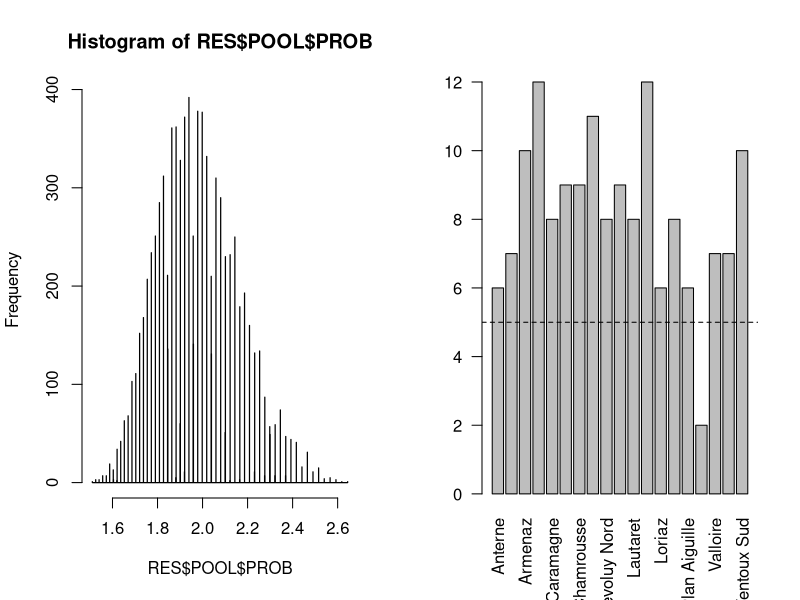
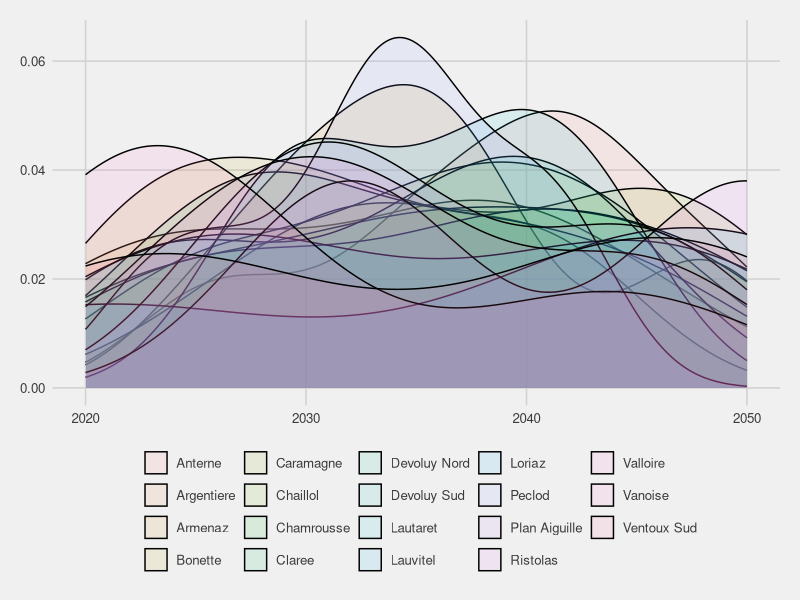
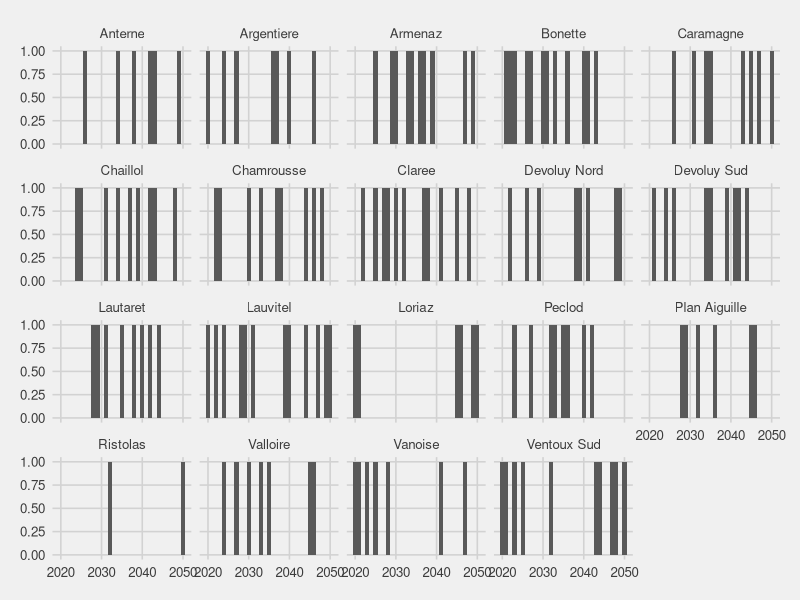

R code for these plots, in order:

##' ---
##' title: R script to define ORCHAMP sampling plan
##' output:
##'   html_document:
##'     toc: true
##' ---

##' Step 1: 
##' 
##' Step 2:
##'  

rm(list=ls())

## make this document cache friendly
knitr::opts_chunk$set(cache=TRUE)

## load required libraries
library(foreach)
library(reshape2)
library(ggplot2)
library(ggthemes)

##' ###################################################################################################################################
##' # DEFINING PARAMETERS
##' ###################################################################################################################################

sites.names = c("Anterne", "Argentiere", "Armenaz", "Bonette", "Caramagne", "Chaillol", "Chamrousse",
                "Claree", "Devoluy Nord", "Devoluy Sud", "Lautaret", "Lauvitel", "Loriaz",
                "Peclod", "Plan Aiguille", "Ristolas", "Valloire", "Vanoise", "Ventoux Sud")

year.start = 2020
year.end = 2050
samp.no_sites = 5

constraint.CBNA = c("Argentiere", "Armenaz", "Caramagne", "Chamrousse",
                    "Devoluy Nord", "Devoluy Sud", "Loriaz",
                    "Peclod", "Ristolas", "Vanoise")
constraint.PNE = c("Chaillol", "Lauvitel", "Plan Aiguille")
constraint.SAJF = c("Claree", "Lautaret", "Valloire")
constraint.CBNMED = c("Ventoux Sud", "Bonette")
constraint.no_sites_max = 3
## Chaillol : plusieurs contributeurs ?

comb.sites.2 = t(combn(sites.names, 2))
comb.sites.2 = paste0(comb.sites.2[,1], "_", comb.sites.2[,2])
constraint.notTogether = comb.sites.2[grep("Anterne", comb.sites.2)[1]]

noXYears = 3
noSuccYears = 3
prob.increase.sampXYears = 1.01
prob.decrease.sampThisYear = 0.99
prob.decrease.sampSuccYears = 0.8

## --------------------------------------------------------------------------
## NOTHING TO CHANGE BELOW !!!
sites.no = length(sites.names)

samp.years = seq(year.start, year.end, 1)
samp.no_years = length(samp.years)

comb.ALL = as.data.frame(t(combn(x = sites.names, m = samp.no_sites)))
colnames(comb.ALL) = paste0("SITE_", 1:ncol(comb.ALL))

## Remove combinations for number constraints
constraint.list = list(constraint.CBNA, constraint.PNE, constraint.SAJF)
for(con in constraint.list)
{
  no_sites_inConstraint = apply(comb.ALL, 1, function(x){ sum(x %in% con)})
  comb.ALL = comb.ALL[which(no_sites_inConstraint <= constraint.no_sites_max),]
}
## Remove combinations for association constraints
for(con in constraint.notTogether)
{
  con = strsplit(con, "_")[[1]]
  no_sites_inConstraint = apply(comb.ALL, 1, function(x){ sum(x %in% con)})
  comb.ALL = comb.ALL[which(no_sites_inConstraint < length(con)),]
}

comb.ALL.vec = apply(comb.ALL, 1, function(x) paste0(x, collapse = "_"))

##' ###################################################################################################################################
##' # DEFINING SAMPLING FUNCTION 
##' ###################################################################################################################################

# SEL_SITE = function(ye, pool)
# {
#   sites.sel = sample(x = pool, size = 1)
#   sites = strsplit(as.character(sites.sel), "_")[[1]]
#   res = data.frame(YEAR = ye, SITE = sites)
#   
#   if (ye < year.end)
#   {
#     tmp = foreach(mm = 4:samp.no_sites) %do%
#     {
#       combi = as.data.frame(t(combn(x = sites, m = 3)))
#       colnames(combi) = paste0("SITE_", 1:ncol(combi))
#       inds = apply(combi, 1, function(x) {
#         inds = sapply(x, function(y) grep(y, comb.ALL.vec))
#         ind_inter = intersect(inds[[1]], inds[[2]])
#         ind_inter = intersect(ind_inter, inds[[3]])
#         return(ind_inter)
#       })
#       return(unique(unlist(inds)))
#     }
#     tmp = unique(unlist(tmp))
#     pool_bis = comb.ALL.vec[-tmp]
#     
#     return(rbind(res,SEL_SITE(ye + 1, pool = pool_bis)))
#   } else 
#   {
#     return(res)
#   }
# }
# 
# SEL_SITE(ye = year.end, pool = comb.ALL.vec)
# SEL_SITE(ye = year.end - 1, pool = comb.ALL.vec)
# RES = SEL_SITE(ye = year.start, pool = comb.ALL.vec)
# 
# barplot(table(RES$SITE), las = 2)
# abline(h = 5, lty = 2)
# 
# ggplot(RES, aes(YEAR, fill = SITE)) +
#   scale_fill_discrete("") +
#   geom_density(alpha = 0.1) +
#   theme_fivethirtyeight()

##' ###################################################################################################################################
##' # DEFINING SAMPLING FUNCTION 
##' ###################################################################################################################################

## Apply sampling function for each required year
FUN_SELECT_sites = function(ye, pool)
{
  cat("\n\n ==> SELECTION FOR YEAR", ye)
  # cat("\n 1. Sites selection...")
  sites.sel = sample(x = pool$COMB[which(pool$AVAIL == 1)]
                     , size = 1
                     , prob = pool$PROB[which(pool$AVAIL == 1)])
  sites = strsplit(as.character(sites.sel), "_")[[1]]
  
  ## If first year of sampling,
  if (ye == year.start)
  {
    samp.sites_tab$LAST_YEAR = ye - 1
  }
  
  ## --------------------------------------------------------------------------
  ## FOR ALL AVAILABLE SITES
  # cat("\n 2. Update of site informations...")
  for(si in samp.sites_tab$SITE)
  {
    ind_si = which(samp.sites_tab$SITE == si)
    
    ## Is the site selected this year ? ---------------------------------------
    if (si %in% sites)
    {
      ## Get all the combinations in which the site is present
      ind = grep(si, pool.GLOB$COMB)
      
      ## Record this year as the last year of sampling
      samp.sites_tab$LAST_YEAR[ind_si] = ye
      
      ## Keep track of number of previous successive sampling : +1
      samp.sites_tab$NB_YEAR_SUCC[ind_si] = samp.sites_tab$NB_YEAR_SUCC[ind_si] + 1
      
      ## Reduce probability of sampling the site next year
      ## if the site has already been sampled for the last X successive years
      if (samp.sites_tab$NB_YEAR_SUCC[ind_si] >= noSuccYears)
      {
        pool$PROB[ind] = pool$PROB[ind] * prob.decrease.sampSuccYears
      } else ## Anyway, reduce probability of sampling the site next year
      {
        pool$PROB[ind] = pool$PROB[ind] * prob.decrease.sampThisYear
      }
    } else ## Otherwise -------------------------------------------------------
    {
      ## Keep track of number of previous successive sampling : 0
      samp.sites_tab$NB_YEAR_SUCC[ind_si] = 0
      
      ## Increase probability of sampling next year
      ## if the site has not been sampled for more than X years
      if((ye - samp.sites_tab$LAST_YEAR[ind_si]) > noXYears)
      {
        ind = grep(si, pool$COMB)
        pool$PROB[ind] = pool$PROB[ind] * prob.increase.sampXYears
      }
    }
  }
  
  ## --------------------------------------------------------------------------
  ## RESULTS
  res = data.frame(YEAR = ye, SITE = sites)
  if(ye < year.end)
  {
    # cat("\n 3. Removal of site combinations...")
    # pool.GLOB = data.frame(COMB = comb.ALL.vec
    #                        , PROB = rep(1, length(comb.ALL.vec))
    #                        , AVAIL = rep(1, length(comb.ALL.vec)))
    # pool = pool.GLOB
    # sites.sel = sample(x = pool$COMB[which(pool$AVAIL == 1)]
    #                    , size = 1
    #                    , prob = pool$PROB[which(pool$AVAIL == 1)])
    # sites = strsplit(as.character(sites.sel), "_")[[1]]

    ## SOLUTION 1
    # proc.time()
    # combiToRemove = foreach(mm = 4:samp.no_sites) %do%
    # {
    #   combi = as.data.frame(t(combn(x = sites, m = 3)))
    #   colnames(combi) = paste0("SITE_", 1:ncol(combi))
    #   inds = apply(combi, 1, function(x) {
    #     inds = sapply(x, function(y) grep(y, comb.ALL.vec))
    #     ind_inter = intersect(inds[[1]], inds[[2]])
    #     ind_inter = intersect(ind_inter, inds[[3]])
    #     return(ind_inter)
    #   })
    #   return(unique(unlist(inds)))
    # }
    # combiToRemove = unique(unlist(combiToRemove))
    # proc.time()
    # 
    # ## SOLUTION 2
    # proc.time()
    # nb.si.inComb = sapply(comb.ALL.vec, function(x)
    # {
    #   tmp = sapply(sites, function(y) regexpr(y,x))
    #   tmp = ifelse(tmp > (-1), 1, 0)
    #   sum(tmp)
    # })
    # combiToRemove = which(nb.si.inComb >= 4)
    # proc.time()
    
    ## SOLUTION 3
    # DF_sites_in_comb = foreach(si = sites.names, .combine = 'cbind') %do%
    # {
    #   sapply(comb.ALL.vec, function(x) length(grep(si, x)))
    # }
    # colnames(DF_sites_in_comb) = sites.names
    # head(DF_sites_in_comb)
    combiToRemove = which(colSums(t(comb.ALL.bin[, sites])) >= 4)
    
    pool$AVAIL = 1
    pool$AVAIL[combiToRemove] = 0
    
    res_bis = FUN_SELECT_sites(ye = ye + 1, pool = pool)
    return(list(SEL = rbind(res, res_bis$SEL), POOL = res_bis$POOL))
  } else
  {
    return(list(SEL = res, POOL = pool))
  }
}

## --------------------------------------------------------------------------
## Initialize table to store for each site :
##  last year of sampling
##  number of successive sampling
samp.sites_tab = data.frame(SITE = sites.names, LAST_YEAR = 0, NB_YEAR_SUCC = 0)

## Initialize table to store each possible combination of sites
## and probability of each combination
pool.GLOB = data.frame(COMB = comb.ALL.vec
                       , PROB = rep(1, length(comb.ALL.vec))
                       , AVAIL = rep(1, length(comb.ALL.vec)))

## Transform combinations into binary matrix
comb.ALL.bin = foreach(si = sites.names, .combine = 'cbind') %do%
{
  sapply(comb.ALL.vec, function(x) length(grep(si, x)))
}
colnames(comb.ALL.bin) = sites.names

# RES = FUN_SELECT_sites(ye = year.end, pool = pool.GLOB)
# RES = FUN_SELECT_sites(ye = year.end-1, pool = pool.GLOB)
RES = FUN_SELECT_sites(ye = year.start, pool = pool.GLOB)

SITE_table = table(RES$SEL$SITE)
cond.num = (length(SITE_table) == sites.no && length(which(SITE_table >= 5)) == sites.no)

cond.freq = TRUE
for(ye in year.start:(year.end - 4))
{
  year.window = seq(ye, ye + 4)
  cat("\n", year.window)
  SITE_table = table(RES$SEL$SITE[which(RES$SEL$YEAR %in% year.window)])
  cond.freq = (length(SITE_table) == sites.no && length(which(SITE_table >= 1)) == sites.no)
  cat("\n",cond.freq)
}


dim(RES$SEL)
head(RES$POOL)

par(mfrow = c(1,2))
hist(RES$POOL$PROB, breaks= 1000)
barplot(table(RES$SEL$SITE), las = 2)
abline(h = 5, lty = 2)

ggplot(RES$SEL, aes(YEAR, fill = SITE)) +
  scale_fill_discrete("") +
  geom_density(alpha = 0.1) +
  theme_fivethirtyeight()


TMP = expand.grid(SITE = sites.names, YEAR = samp.years)
TMP = merge(TMP, data.frame(RES$SEL, SAMP = 1), by = c("SITE","YEAR"), all.x = T)
TMP$SAMP[which(is.na(TMP$SAMP))] = 0

TMP.split = split(TMP, TMP$SITE)
TMP.split = foreach(x = TMP.split, .combine = "rbind") %do%
{
  x$YEAR_prev = x$YEAR
  for(i in 1:nrow(x))
  {
    if(x$SAMP[i] == 0)
    {
      x$YEAR_prev[i] = max(year.start, x$YEAR_prev[i-1])
    }
  }
  x$DIFF_YEAR = c(NA, x$YEAR_prev[2:nrow(x)] - x$YEAR_prev[1:(nrow(x)-1)])
  return(x[, c("SITE", "YEAR", "DIFF_YEAR")])
}

TMP = merge(TMP, TMP.split, by = c("SITE","YEAR"))

# # colFunc = colorRampPalette(c('#fee0d2','#fcbba1','#fc9272','#fb6a4a','#ef3b2c','#cb181d','#a50f15','#67000d'))
# colFunc = colorRampPalette(c('#238b45','#41ab5d','#74c476','#a1d99b','#fee0d2','#fcbba1','#fc9272','#fb6a4a','#ef3b2c'))
# colFunc_n = colFunc(max(TMP$DIFF_YEAR, na.rm = T)+1)
# TMP$DIFF_YEAR = colFunc_n[TMP$DIFF_YEAR + 1]

ggplot(TMP, aes(YEAR, alpha = factor(SAMP))) +#, fill = DIFF_YEAR)) +
  scale_alpha_discrete(guide = F, range = c(0,1)) +
  scale_fill_identity() +
  geom_bar(width = 1) +
  facet_wrap(~SITE) +
  theme_fivethirtyeight()

# 
# # ggplot(TMP, aes(x = YEAR, y = SAMP, color = SITE)) +
# #   scale_fill_discrete("") +
# #   geom_line() +
# #   theme_fivethirtyeight()
# # 
# # ggplot(TMP, aes(x = YEAR, y = SAMP, color = SITE)) +
# #   scale_fill_discrete("") +
# #   geom_line() +
# #   theme_fivethirtyeight()
# 
# ## --------------------------------------------------------------------------
# # library(profmem)
# # library(lineprof)
# # 
# # samp.sites_tab = data.frame(SITE = sites.names, LAST_YEAR = 0, NB_YEAR_SUCC = 0)
# # pool.GLOB = data.frame(COMB = comb.ALL.vec, PROB = rep(1, length(comb.ALL.vec)))
# # # RES = profmem(FUN_SELECT_sites(ye = year.start, pool = pool.GLOB))
# # # total(RES)
# # RES = lineprof(FUN_SELECT_sites(ye = year.start, pool = pool.GLOB))
# # write.table(RES, file = "PROFMEM_ORCHAMP.txt")
# 
# 
# 
# ## --------------------------------------------------------------------------
# 
# library(doParallel)
# 
# params = expand.grid(prob1 = seq(0,1,0.1)
#                      , prob2 = seq(0,1,0.1)
#                      , prob3 = seq(0,1,0.1))
# 
# registerDoParallel(cores = 8)
# 
# # i = 1
# # prob1 = params$prob1[i]
# # prob2 = params$prob2[i]
# # prob3 = params$prob3[i]
# 
# HOP = foreach(prob1 = params$prob1, prob2 = params$prob2
#               , prob3 = params$prob3, .combine = 'rbind') %dopar%
# {
#   cat("\n", prob1)
#   prob.increase.sampXYears = 1 + prob1
#   prob.decrease.sampThisYear = 1 - prob2
#   prob.decrease.sampSuccYears = 1 - prob3
#   
#   len = foreach(rep = 1:3) %do%
#   {
#     cat(" ", rep)
#     samp.sites_tab = data.frame(SITE = sites.names, LAST_YEAR = 0, NB_YEAR_SUCC = 0)
#     pool.GLOB = data.frame(COMB = comb.ALL.vec, PROB = rep(1, length(comb.ALL.vec)))
#     RES = FUN_SELECT_sites(ye = year.start, pool = pool.GLOB)
#     return(length(which(table(RES$SEL$SITE) < 5)))
#   }
#   return(data.frame(prob1,prob2,prob3,len))
# }
# 
# 
